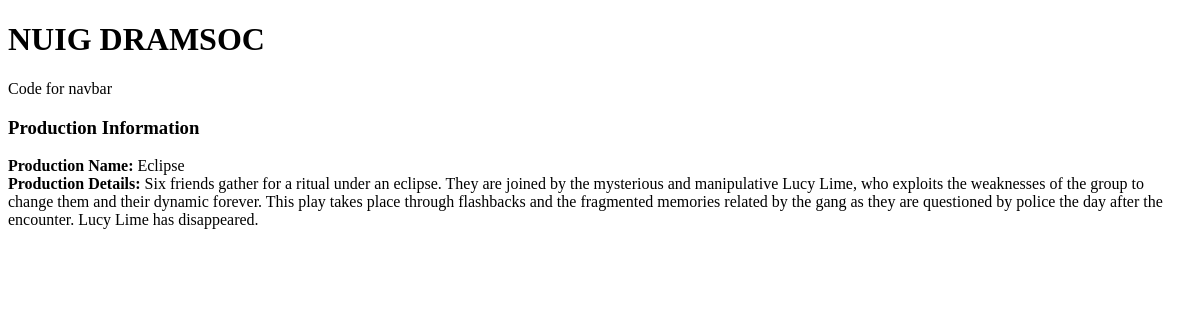
The page /productions/production/id/1 on the database as committed earlier.
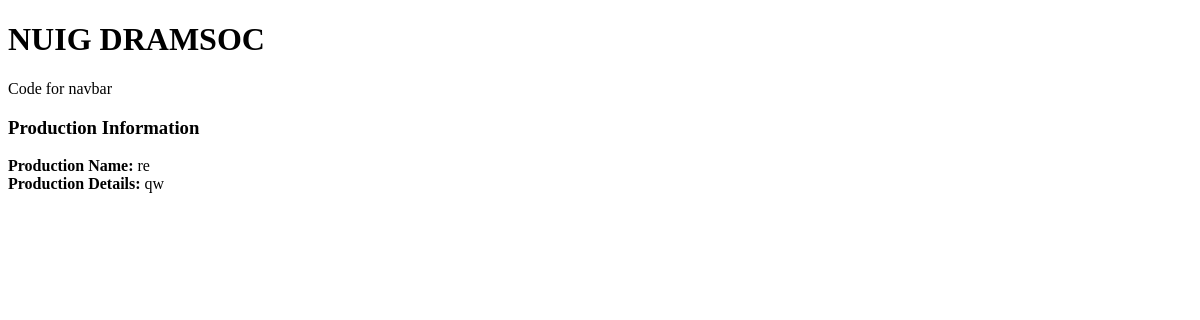
The same page on the database as committed later.
### productions/models.py (models this page shows, shortened)
class Production(models.Model):
    name        = models.CharField(max_length=50)
    description = models.TextField(max_length=500)
    date_time   = models.DateTimeField(null=True)
    price       = models.DecimalField(max_digits = 5, decimal_places=2, null=True)
    owner       = models.ForeignKey(User,null=True,on_delete=models.CASCADE)

### productions/views.py (the view)
# urls.py: path('production/id/<int:production_id>', views.production_detail, name='production_detail'),
def production_detail(request,production_id): #detail view
    production = Production.objects.get(id=production_id)
    return render(request,'productions/production_detail.html',{
        'production':production
    })

### productions/templates/productions/production_detail.html (shortened to what this page needs)
{% extends "base.html" %}
{% block content %}
<!doctype html>
<html>
	<head>
	</head>
	<body>
		<h3>Production Information</h3>
		<div id="production detail">
			<div id="production name">
				<strong>Production Name:</strong> {{production.name}}
			</div>
			<div id="production details">
				<strong>Production Details:</strong> {{production.description}}
			</div>
		</div>
	</body>
</html>
{% endblock %}

Rows that differ between the two databases and show on the page:
changed Production: name "Eclipse" → "re"; description "Six friends gather for a ritual under an eclipse. They are joined by the mysterious and manipulative Lucy Lime, who exploits the weaknesses of the group to change them and their dynamic forever. This play takes place through flashbacks and the fragmented memories related by the gang as they are questioned by police the day after the encounter. Lucy Lime has disappeared." → "qw"
